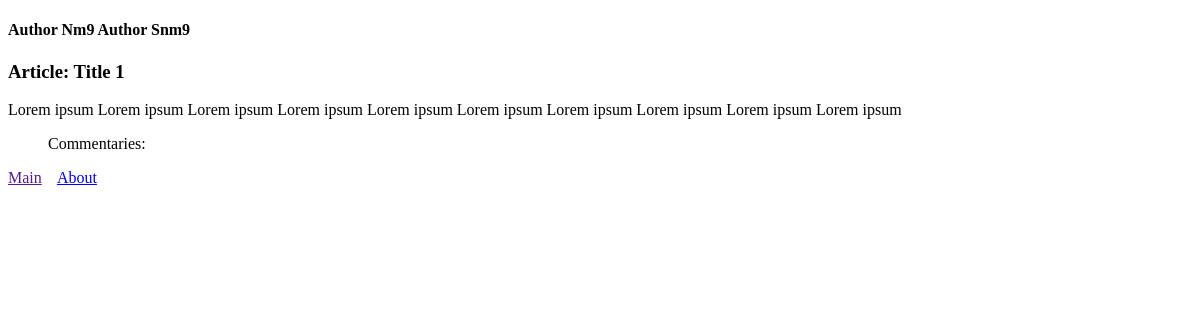
Before: /article/73/ with the older database file.
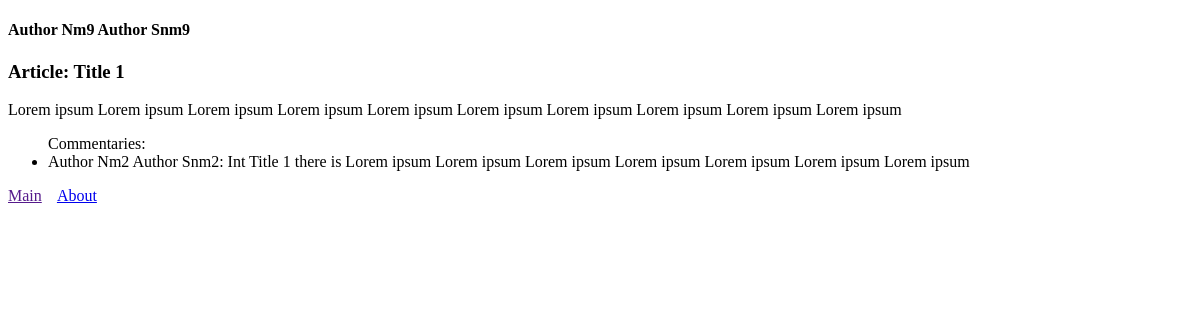
After: the same page with the newer database file.
### app001/models.py (models this page shows, shortened)
class Commentary(models.Model):
    author: Author = models.ForeignKey(Author, on_delete=models.CASCADE)
    article: Article = models.ForeignKey(Article, on_delete=models.CASCADE)
    content = models.TextField()
    publication_date = models.DateField(auto_now_add=True)
    alternation_date = models.DateField(auto_now=True)

class Author(models.Model):
    name = models.CharField(max_length=100)
    surname = models.CharField(max_length=100)
    email = models.EmailField(max_length=100)
    biography = models.TextField()
    birthday = models.DateField()

### app001/views.py (the view)
# urls.py: path('article/<int:article_id>/', views.get_article, name='get_article'),
def get_article(request, article_id):
    article = get_object_or_404(Article, pk=article_id)
    author = get_object_or_404(Author, pk=article.author.pk)
    commentaries = Commentary.objects.filter(article=article).all()
    context = {
        'article': article,
        'author': author,
        'commentaries': commentaries,
        }
    return render(request, 'app001/article.html', context=context)

### app001/templates/app001/article.html (shortened to what this page needs)
{% extends 'app001/base.html' %}
{% block content %}
<div>
    <h4>{{ author.name }} {{ author.surname }}</h4>
    <h3>Article: {{ article.title }}</h3>
    {{ article.content }}
    <ul>Commentaries:
    {% for comment in commentaries %}
    <li>{{ comment.author.name }}
        {{ comment.author.surname }}:
        {{ comment.content }}</li>
    {% endfor %}
    </ul>
</div>
<footer>
    <a href="">Main</a>&nbsp;&nbsp;&nbsp;
    <a href="about/">About</a>
</footer>
{% endblock %}

Changed rows visible on the page:
added Commentary: author.name "Author Nm2", author.surname "Author Snm2", content "Int Title 1 there is Lorem ipsum Lorem ipsum Lorem ipsum Lorem ipsum Lorem ipsum Lorem ipsum Lorem ipsum"
